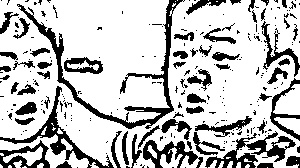
#> input picture img/Basic/Gussian.jpg, 300 x 168 px, given in place of building.jpg, which was not available
$ python Edge.py
#> lines starting #> are read from the running program, lines starting #| are printed output that depends on the picture; pictures that were not available may be replaced by others from this repository, and a replacement may not be noted
### Basic.py
import cv2
import numpy as np

class Basic():

    def __init__(self,
                IMG_PATH = "G:/Deecamp/1.jpg",
                Save_PATH = "G:/Deecamp/1/gradient.jpg"
                ):
#> further down, img is the input picture: shape (168, 300, 3); min 0, max 255, mean 193.1
        self.IMG_PATH = IMG_PATH
        self.Save_PATH = Save_PATH


    # [90 lines left out: functions CompressChannel, AdaThreshold, Opening, Closing, not called in this run]


    def Gradient(self, img, KernelSize = 3, SaveImage = False):
        # 5. gradient = dilation - erosion, which is some kind of edge.
#> called with KernelSize = 3, SaveImage = True
        if (len(img.shape)==3):
            img = cv2.cvtColor(img, cv2.COLOR_BGR2GRAY)
#> img: shape (168, 300)
        kernel = np.ones((KernelSize, KernelSize), np.uint8)
        # img = cv2.morphologyEx(img, cv2.MORPH_GRADIENT, kernel)
        img = cv2.dilate(img, kernel) - cv2.erode(img, kernel)
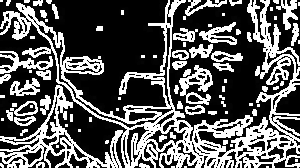
#> img: shape (168, 300); min 0, max 255, mean 90.4
        if(SaveImage):
            cv2.imwrite(self.Save_PATH, img)
        cv2.namedWindow("gradient", cv2.WINDOW_NORMAL)
        cv2.imshow("gradient", img)
        cv2.waitKey(0)
        cv2.destroyAllWindows()
        return img


# test code
# [8 lines that do not run on import are left out]

### CannyOperator.py
import cv2
import numpy as np

class ImageChange():

    def __init__(self,
                IMG_PATH = "G:/Deecamp/1.jpg",
                Static_Low_Threshold = 30,
                Static_High_Threshold = 80,
                Dynamic_Low_Threshold = 0,
                Dynamic_High_Threshold = 0,
                ):
        self.IMG_PATH = IMG_PATH
        self.Static_Low_Threshold = Static_Low_Threshold
        self.Static_High_Threshold = Static_High_Threshold
        self.Dynamic_Low_Threshold = Dynamic_Low_Threshold
        self.Dynamic_High_Threshold = Dynamic_High_Threshold


    '''static Canny operator'''
    # [13 lines left out: function StaticCanny, not called in this run]


    '''Use canny to change the image while high threshold is 3*low_threshold.'''
    # [9 lines left out: function DynamicCannyBase, not called in this run]
        # if cv2.waitKey(0) == 27:
        #    cv2.destroyAllWindows()


    '''Get dynamic threshold(low) for dynamic canny function.'''
    # [5 lines left out: function DynamicThresholdTrackbar, not called in this run]
        # cv2.createTrackbar('High threshold', 'Dynamic Canny', self.Dynamic_High_Threshold, 500, self.DynamicCanny)


    def nothing():
        pass


    def DynamicCanny(self, img, img_path = None, kernel_size = 3):
#> called with img_path = 'G:/Deecamp/test/gradient.jpg', kernel_size = 3
        cv2.namedWindow('thresholds')
        # function 'nothing' means pass.
        cv2.createTrackbar('low threshold', 'thresholds', 0, 200, self.nothing)
        cv2.createTrackbar('high threshold', 'thresholds', 0, 1000, self.nothing)
        while(1):
            self.Dynamic_Low_Threshold = cv2.getTrackbarPos('low threshold', 'thresholds')
            self.Dynamic_High_Threshold = cv2.getTrackbarPos('high threshold', 'thresholds')
            if img_path == None:
                img_path = self.IMG_PATH
            img = cv2.imread(img_path, 0)
#> img: shape (168, 300); min 0, max 255, mean 90.3
            img = cv2.GaussianBlur(img, (kernel_size, kernel_size), 0)
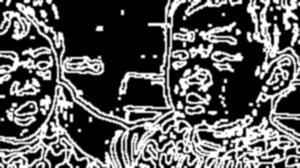
#> img: shape (168, 300); min 0, max 255, mean 90.4
            img = cv2.Canny(img, self.Dynamic_Low_Threshold, self.Dynamic_High_Threshold)
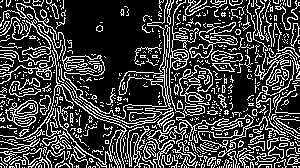
#> img: shape (168, 300); 25.3% white in thin lines or dots
            img = cv2.bitwise_and(img, img, mask = img)
            cv2.imshow('canny demo', img)
            stop = cv2.waitKey(1)
#> (key Esc is pressed here)
            # press Esc to exit.
            if stop == 27:
                break
            # Press 'Space' to save parameters and go on.
            if stop == 32:
                return img
        cv2.destroyAllWindows()


    '''Split the source image to 3 channels(r,g,b), find each image's edge through Canny,
            then bitwise AND and merge 3 new edges.'''
    # [10 lines left out: function SplitMerge, not called in this run]

# test code
# [22 lines that do not run on import are left out]

### CloseAreaDetect.py
import cv2
import numpy as np
import random

class CloseAreaDetect():

    def __init__(self,
                IMG_PATH = "G:/Deecamp/6.jpg",
                Save_PATH = "G:/Deecamp/closeArea.jpg",
                Gray_Threshold = 200
                ):
        self.IMG_PATH = IMG_PATH
        self.Save_PATH = Save_PATH
        self.Gray_Threshold = Gray_Threshold


    def CloseArea(self, img, GrayWhiteChange = False, MinAreaSize = 10, SaveImage = False):
        # 1.Get grayscale for close area judgement.
        cv2.imshow('source image', img)
        cv2.waitKey(0)
#> (the run stopped early here; a loop or call above may not have finished)
